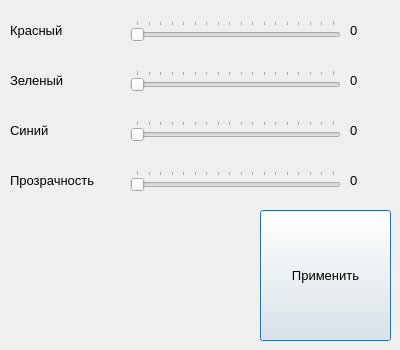
<?xml version="1.0" encoding="UTF-8"?>
<ui version="4.0">
 <class>Dialog_pixel</class>
 <widget class="QDialog" name="Dialog_pixel">
  <property name="geometry">
   <rect>
    <x>0</x>
    <y>0</y>
    <width>400</width>
    <height>350</height>
   </rect>
  </property>
  <property name="font">
   <font>
    <pointsize>10</pointsize>
   </font>
  </property>
  <property name="windowTitle">
   <string>Dialog</string>
  </property>
  <widget class="QLabel" name="label_a">
   <property name="geometry">
    <rect>
     <x>10</x>
     <y>160</y>
     <width>111</width>
     <height>41</height>
    </rect>
   </property>
   <property name="text">
    <string>Прозрачность</string>
   </property>
  </widget>
  <widget class="QSlider" name="Slider_proz">
   <property name="geometry">
    <rect>
     <x>130</x>
     <y>170</y>
     <width>211</width>
     <height>22</height>
    </rect>
   </property>
   <property name="maximum">
    <number>255</number>
   </property>
   <property name="value">
    <number>0</number>
   </property>
   <property name="orientation">
    <enum>Qt::Horizontal</enum>
   </property>
   <property name="tickPosition">
    <enum>QSlider::TicksAbove</enum>
   </property>
   <property name="tickInterval">
    <number>15</number>
   </property>
  </widget>
  <widget class="QLabel" name="label_b">
   <property name="geometry">
    <rect>
     <x>10</x>
     <y>110</y>
     <width>101</width>
     <height>41</height>
    </rect>
   </property>
   <property name="text">
    <string>Синий</string>
   </property>
  </widget>
  <widget class="QLabel" name="label_g_2">
   <property name="geometry">
    <rect>
     <x>350</x>
     <y>70</y>
     <width>41</width>
     <height>21</height>
    </rect>
   </property>
   <property name="text">
    <string>0</string>
   </property>
  </widget>
  <widget class="QLabel" name="label_b_2">
   <property name="geometry">
    <rect>
     <x>350</x>
     <y>120</y>
     <width>41</width>
     <height>21</height>
    </rect>
   </property>
   <property name="text">
    <string>0</string>
   </property>
  </widget>
  <widget class="QSlider" name="Slider_r">
   <property name="geometry">
    <rect>
     <x>130</x>
     <y>20</y>
     <width>211</width>
     <height>21</height>
    </rect>
   </property>
   <property name="maximum">
    <number>255</number>
   </property>
   <property name="value">
    <number>0</number>
   </property>
   <property name="orientation">
    <enum>Qt::Horizontal</enum>
   </property>
   <property name="tickPosition">
    <enum>QSlider::TicksAbove</enum>
   </property>
   <property name="tickInterval">
    <number>15</number>
   </property>
  </widget>
  <widget class="QSlider" name="Slider_b">
   <property name="geometry">
    <rect>
     <x>130</x>
     <y>120</y>
     <width>211</width>
     <height>21</height>
    </rect>
   </property>
   <property name="maximum">
    <number>255</number>
   </property>
   <property name="value">
    <number>0</number>
   </property>
   <property name="orientation">
    <enum>Qt::Horizontal</enum>
   </property>
   <property name="tickPosition">
    <enum>QSlider::TicksAbove</enum>
   </property>
   <property name="tickInterval">
    <number>15</number>
   </property>
  </widget>
  <widget class="QLabel" name="label_3">
   <property name="geometry">
    <rect>
     <x>350</x>
     <y>170</y>
     <width>41</width>
     <height>21</height>
    </rect>
   </property>
   <property name="text">
    <string>0</string>
   </property>
  </widget>
  <widget class="QLabel" name="label_r_2">
   <property name="geometry">
    <rect>
     <x>350</x>
     <y>20</y>
     <width>41</width>
     <height>21</height>
    </rect>
   </property>
   <property name="text">
    <string>0</string>
   </property>
  </widget>
  <widget class="QLabel" name="label_r">
   <property name="geometry">
    <rect>
     <x>10</x>
     <y>10</y>
     <width>101</width>
     <height>41</height>
    </rect>
   </property>
   <property name="text">
    <string>Красный</string>
   </property>
  </widget>
  <widget class="QLabel" name="label_g">
   <property name="geometry">
    <rect>
     <x>10</x>
     <y>60</y>
     <width>101</width>
     <height>41</height>
    </rect>
   </property>
   <property name="text">
    <string>Зеленый</string>
   </property>
  </widget>
  <widget class="QSlider" name="Slider_g">
   <property name="geometry">
    <rect>
     <x>130</x>
     <y>70</y>
     <width>211</width>
     <height>22</height>
    </rect>
   </property>
   <property name="maximum">
    <number>255</number>
   </property>
   <property name="value">
    <number>0</number>
   </property>
   <property name="orientation">
    <enum>Qt::Horizontal</enum>
   </property>
   <property name="tickPosition">
    <enum>QSlider::TicksAbove</enum>
   </property>
   <property name="tickInterval">
    <number>15</number>
   </property>
  </widget>
  <widget class="my_widget" name="widget" native="true">
   <property name="geometry">
    <rect>
     <x>10</x>
     <y>210</y>
     <width>241</width>
     <height>131</height>
    </rect>
   </property>
  </widget>
  <widget class="QPushButton" name="pushButton_ok">
   <property name="geometry">
    <rect>
     <x>260</x>
     <y>210</y>
     <width>131</width>
     <height>131</height>
    </rect>
   </property>
   <property name="text">
    <string>Применить</string>
   </property>
  </widget>
 </widget>
 <customwidgets>
  <customwidget>
   <class>my_widget</class>
   <extends>QWidget</extends>
   <header location="global">my_widget.h</header>
   <container>1</container>
  </customwidget>
 </customwidgets>
 <tabstops>
  <tabstop>Slider_r</tabstop>
  <tabstop>Slider_g</tabstop>
  <tabstop>Slider_b</tabstop>
  <tabstop>Slider_proz</tabstop>
  <tabstop>pushButton_ok</tabstop>
 </tabstops>
 <resources/>
 <connections/>
</ui>
